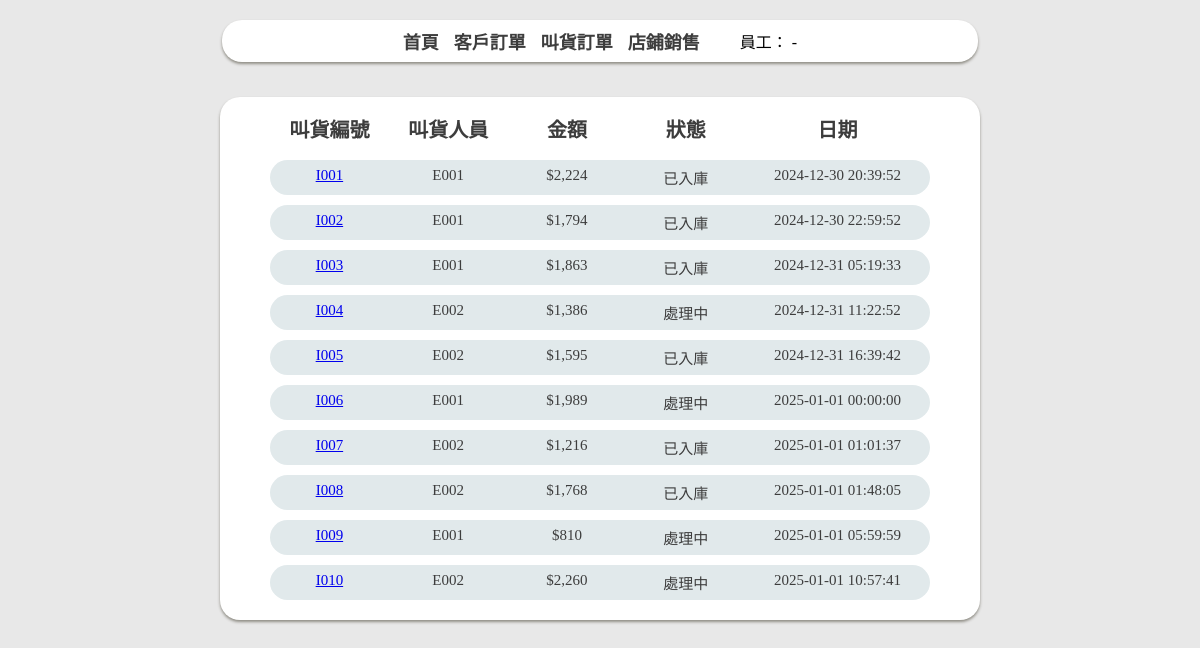
The page /indent.php on the database its author committed.
### tables this page shows
CREATE TABLE `indent` (
  `iId` char(10) NOT NULL,
  `eId` char(7) NOT NULL,
  `iTotal` decimal(10,0) NOT NULL,
  `iStatus` varchar(10) NOT NULL,
  `iDate` datetime NOT NULL
);

### indent.php (the view, shortened to what this page needs)
<!DOCTYPE html>
<html>
<head>
    <link href="default.css" rel="stylesheet" type="text/css" />
</head>
<body>
    <div class="nav-bar">
        <?php include 'nav.php'; ?>
    </div>
    <div class="table-container">
        <div class="customer-header">
            <div>叫貨編號</div>
            <div>叫貨人員</div>
            <div>金額</div>
            <div>狀態</div>
            <div>日期</div>
        </div>
    <?php
        $link = mysqli_connect("localhost", "root", "", "bookstore")
            or die("無法開啟 MySQL 資料庫連接！<br/>");
        $sql = "
            SELECT i.iId, i.eId, i.iStatus, i.iDate,
                   SUM(id.iQuantity * b.price) AS iTotal
            FROM indent i
            LEFT JOIN idetail id ON i.iId = id.iId
            LEFT JOIN books b ON id.bId = b.bId
            GROUP BY i.iId, i.eId, i.iStatus, i.iDate
        ";
        $result = mysqli_query($link, $sql);
        if (mysqli_num_rows($result) > 0)
        {
            while ($row = mysqli_fetch_assoc($result)) {
                echo "<div class='customer-row'>";
                echo "<div><a href='iDetail.php?iId=" . htmlspecialchars($row['iId']) . "'>" . htmlspecialchars($row['iId']) . "</a></div>";
                echo "<div>" . htmlspecialchars($row['eId']) . "</div>";
                echo "<div>$" . number_format($row['iTotal']) . "</div>";
                echo "<div>" . htmlspecialchars($row['iStatus']) . "</div>";
                echo "<div>" . htmlspecialchars($row['iDate']) . "</div>";
                echo "</div>";
            }
        }
        else
        {
            echo "<p style='text-align:center;'>目前沒有書籍資料。</p>";
        }
    ?>
</body>
</html>

### default.css (style rules this page uses)
body { margin: 0; padding: 0; background-color: #e8e8e8; font-family: 微軟正黑體; }
.nav-bar { display: flex; align-items: center; justify-content: center; padding: 8px; margin: 20px auto; width: 63%; gap: 40px; background-color: white; border-radius: 20px; box-sizing: border-box; box-shadow: 0 2px 3px #908e86 }
.table-container { width: 55%; margin: 35px auto; background-color: white; border-radius: 20px; padding-right: 50px; padding-left: 50px; padding-top: 10px; padding-bottom: 10px; box-shadow: 0 2px 3px #908e86; }
.book-header ,.customer-header,.detail-header { font-weight: bold; color: #3d3d3d; font-size: 20px; }
.book-row , .customer-row ,.detail-row { background-color: #e1e9eb; color: #3d3d3d; border-radius: 50px; margin: 10px 0; padding: 10px 0; font-size: 15px; }
.customer-header, .customer-row { display: grid; grid-template-columns: 18% 18% 18% 18% 28%; text-align: center; padding: 7px 0; }

### rows shown on the page
indent: iId "I001", eId "E001", iTotal "2,224", iStatus "已入庫", iDate "2024-12-30 20:39:52"
indent: iId "I002", eId "E001", iTotal "1,794", iStatus "已入庫", iDate "2024-12-30 22:59:52"
indent: iId "I003", eId "E001", iTotal "1,863", iStatus "已入庫", iDate "2024-12-31 05:19:33"
indent: iId "I004", eId "E002", iTotal "1,386", iStatus "處理中", iDate "2024-12-31 11:22:52"
indent: iId "I005", eId "E002", iTotal "1,595", iStatus "已入庫", iDate "2024-12-31 16:39:42"
indent: iId "I006", eId "E001", iTotal "1,989", iStatus "處理中", iDate "2025-01-01 00:00:00"
indent: iId "I007", eId "E002", iTotal "1,216", iStatus "已入庫", iDate "2025-01-01 01:01:37"
indent: iId "I008", eId "E002", iTotal "1,768", iStatus "已入庫", iDate "2025-01-01 01:48:05"
indent: iId "I009", eId "E001", iTotal "810", iStatus "處理中", iDate "2025-01-01 05:59:59"
indent: iId "I010", eId "E002", iTotal "2,260", iStatus "處理中", iDate "2025-01-01 10:57:41"
